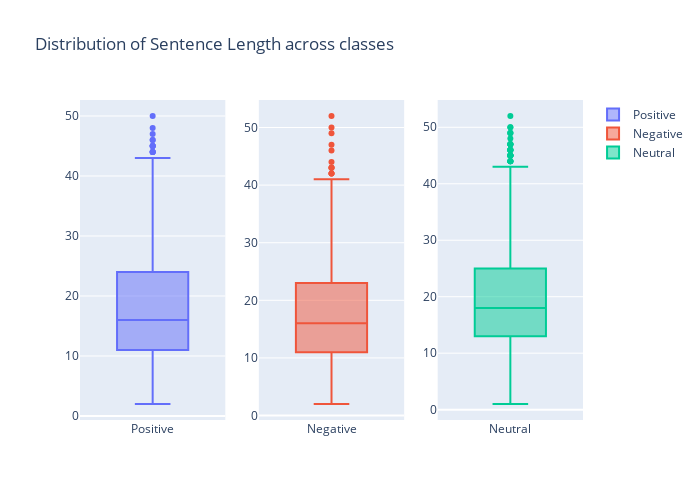

The cell this chart's notebook holds for it:
### Code cell
#Calculating length of each sentence
df['Sentence Length'] = df['Sentence'].apply(lambda x : textstat.lexicon_count(x, removepunct=True))

#Boxplot to see the distribution of sentence lenght across classes

df_positive = df.loc[df['Sentiment'] == 'positive']
df_negative = df.loc[df['Sentiment'] == 'negative']
df_neutral = df.loc[df['Sentiment'] == 'neutral']


fig = make_subplots(rows=1, cols=3)

fig.append_trace(
    go.Box(name='Positive', y=df_positive['Sentence Length']),
    row=1, col=1
)

fig.append_trace(
    go.Box(name='Negative', y=df_negative['Sentence Length']),
    row=1, col=2
)

fig.append_trace(
    go.Box(name='Neutral', y=df_neutral['Sentence Length']),
    row=1, col=3
)



fig.update_layout(height=500, width=700, title_text="Distribution of Sentence Length across classes")
fig.show()

### Figure 1 — Plotly figure (JSON) as saved in the notebook; plotly's stock layout.template omitted (floating-point values rounded to 4 significant figures; data arrays with more than 128 entries replaced by an {"elided": "..."} marker saying what was removed)
{"data": [{"name": "Positive", "type": "box", "xaxis": "x", "y": {"elided": "1852 int values"}, "yaxis": "y"}, {"name": "Negative", "type": "box", "xaxis": "x2", "y": {"elided": "860 int values"}, "yaxis": "y2"}, {"name": "Neutral", "type": "box", "xaxis": "x3", "y": {"elided": "3130 int values"}, "yaxis": "y3"}], "layout": {"height": 500, "title": {"text": "Distribution of Sentence Length across classes"}, "width": 700, "xaxis": {"anchor": "y", "domain": [0, 0.2889]}, "xaxis2": {"anchor": "y2", "domain": [0.3556, 0.6444]}, "xaxis3": {"anchor": "y3", "domain": [0.7111, 1]}, "yaxis": {"anchor": "x", "domain": [0, 1]}, "yaxis2": {"anchor": "x2", "domain": [0, 1]}, "yaxis3": {"anchor": "x3", "domain": [0, 1]}}}
